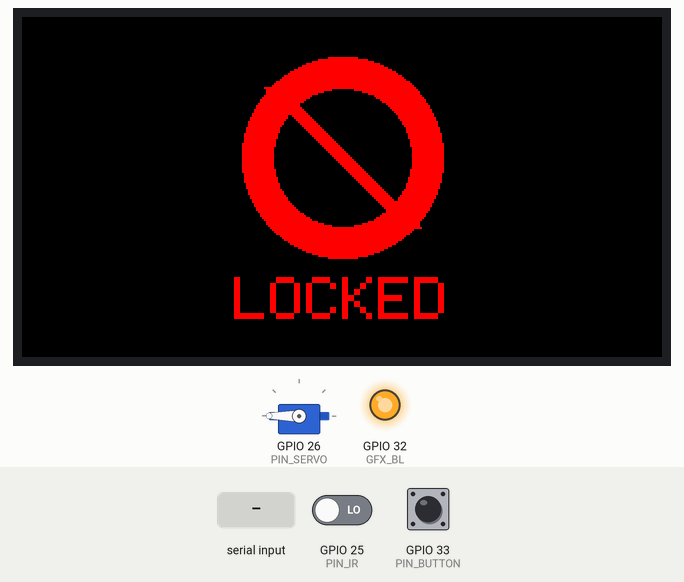
Simulated run of this sketch. Board: ESP32. Parts: servo, 320×170 colour display, output pins drawn as LEDs (lit = HIGH). Inputs (shaded band) come from the test bench; at power-on: GPIO 33 (PIN_BUTTON) HIGH, GPIO 25 (PIN_IR) LOW. What the sketch prints to the serial monitor is not drawn.

Above: at 1.7 s.
1.8 s: GPIO 33 (PIN_BUTTON) pulled LOW for 0.15 s
At 2.8 s:
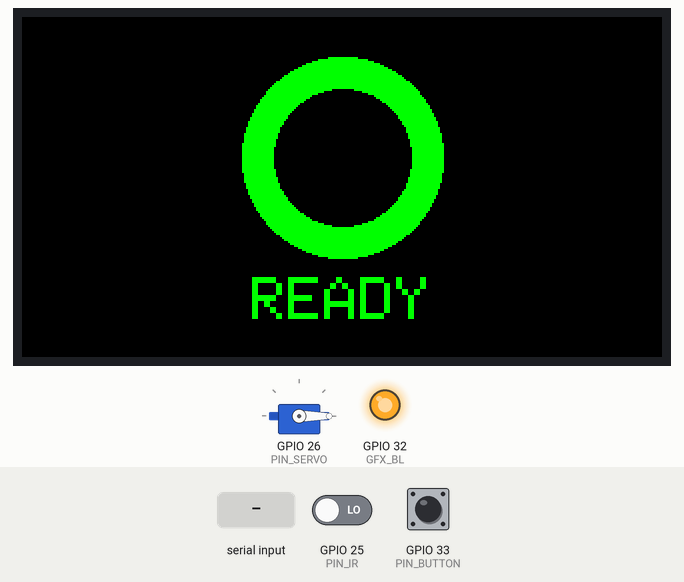
3.4 s: "LOCK\n" received over Serial
At 4.1 s:
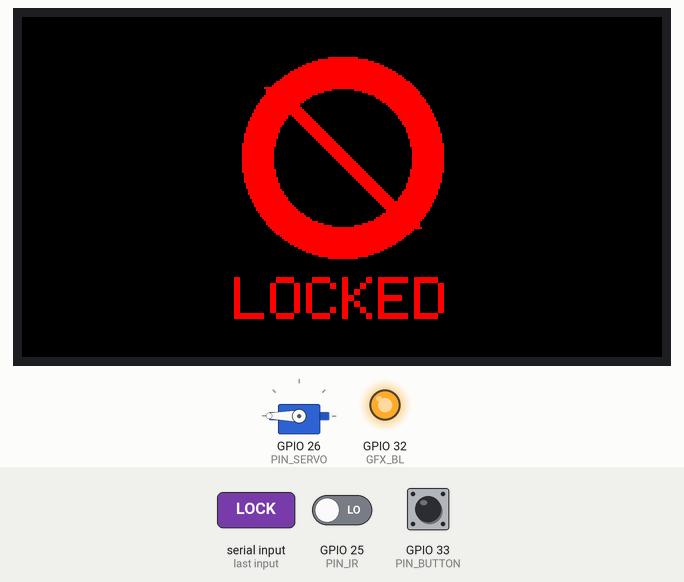
4.9 s: "UNLOCK\n" received over Serial
At 6.1 s:
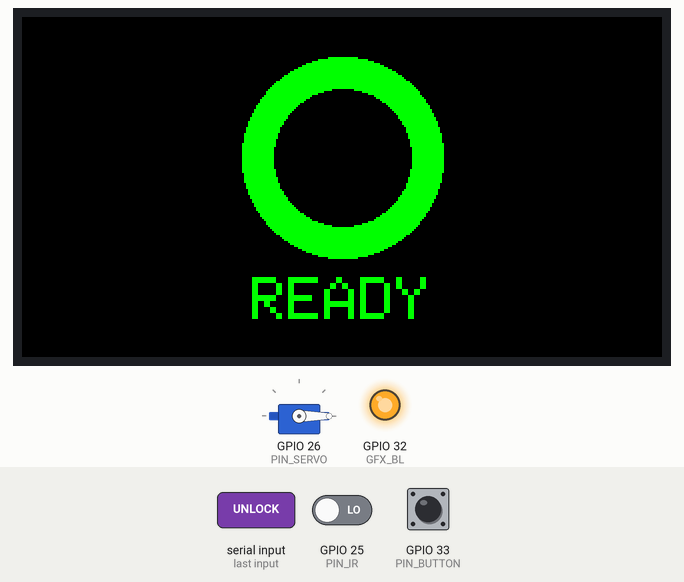
6.4 s: GPIO 25 (PIN_IR) driven HIGH
7.9 s: GPIO 25 (PIN_IR) driven LOW
At 8.6 s:
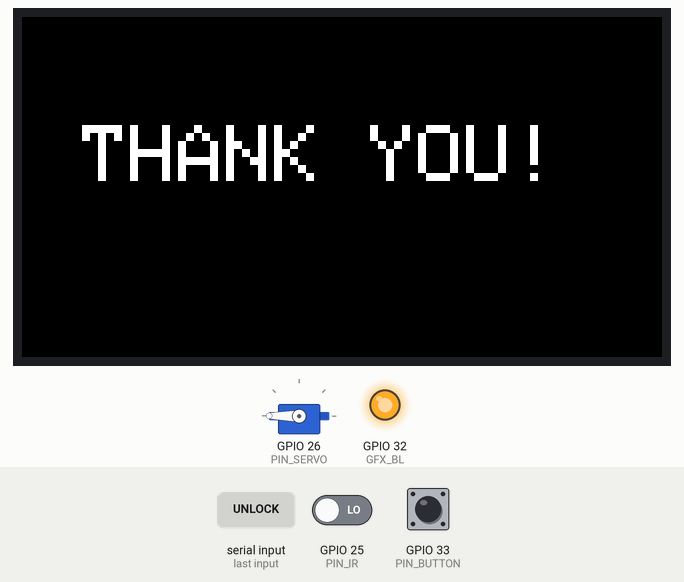
10.9 s: GPIO 33 (PIN_BUTTON) pulled LOW for 1 s
At 11.04 s:
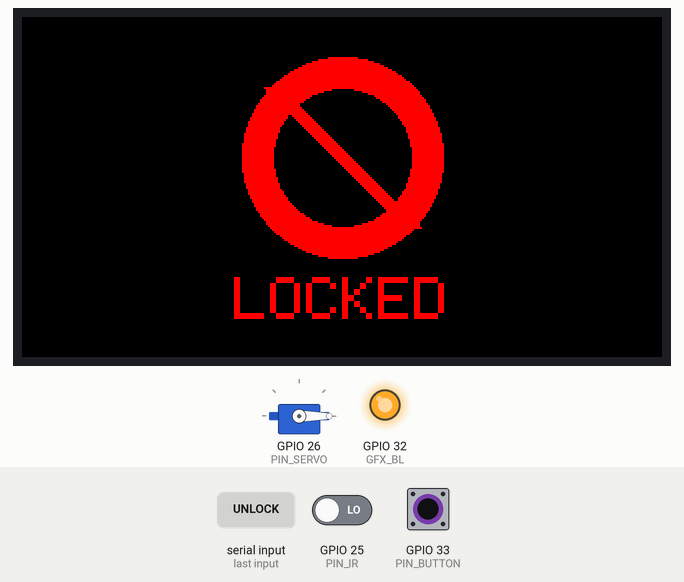
Timing chart, 0 to 13.9 s (numbered marks = the images above; inputs shaded):
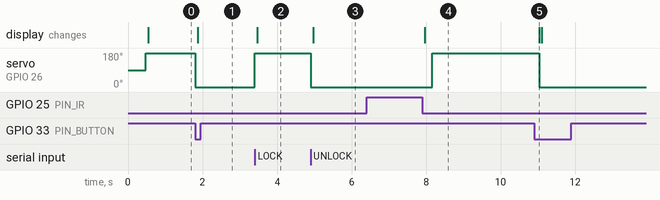

The sketch:

gacha_lock_serial.ino
```cpp
// =====================================================================
//  gacha_lock_serial.ino  --  ガチャ機ロック ESP32 USBシリアル版 ★現行版
//
//  通信方式の変遷:
//    BLE版  (gacha_lock_ble)  … 電波が弱いと切断が頻発し、排出の通知を取りこぼして
//                               次の人に進めなくなる問題が実イベントで発生
//    WiFi版 (gacha_lock_wifi) … ルーター経由。PCとガチャ機を同じLANに置く必要があり、
//                               会場のネットワーク事情に左右される
//    シリアル版(これ)        … USBケーブル1本で直結。電波の問題が原理的に無くなる
//
//  ■ 通信のしかた
//    PC ← USBケーブル → ESP32 のシリアル(115200bps)で行をやり取りする。
//
//    PCから送るコマンド(1行ずつ):
//      UNLOCK  … 解錠する
//      LOCK    … 強制的に施錠する(管理画面用)
//      STATUS  … 今の状態を返させる
//
//    ESP32が返す状態行(状態が変わるたびに自動でも送る):
//      #GACHA state=LOCKED dispensed=3
//        state     : LOCKED / UNLOCKED / DISPENSED
//        dispensed : 電源を入れてからの排出の通算数
//
//    PC側は「dispensed が増えたか」で排出を判定する。1行取りこぼしても
//    次の行の数字で気づけるので、通信が乱れても詰まらない。
//    人が読むためのログは日本語で出すが、機械が読む行は必ず #GACHA で始める。
//
//  ■ 動作の流れ (他バージョンと同じ)
//    [施錠中]  画面「ロック中」
//         │  UNLOCK を受信 (または物理ボタン / シリアルに 'u')
//         ▼
//    [解錠中]  画面「かいじょ!」/ サーボ=解錠
//         │  赤外線センサーがカプセルの落下を検知
//         ▼
//    [お礼表示] LOCK_DELAY_MS 待ってから施錠 → 3秒後に施錠中へ戻る
//
//  ボード: ideaspark ESP32 + 1.9" ST7789 (170x320)
//  必要ライブラリ:
//    - "GFX Library for Arduino" (moononournation)
//    - "ESP32Servo"              (Kevin Harrington)
//
//  配線 (他バージョンと同じ):
//    サーボ信号   -> GPIO26
//    赤外線センサー D0 -> GPIO25 (★3.3Vで駆動すること)
//    手動解除ボタン(任意, もう片足GND) -> GPIO33
//    画面バックライト -> GPIO32 (ideaspark基板固有)
// =====================================================================
#include <Arduino_GFX_Library.h>
#include <ESP32Servo.h>

// ---------------- 表示画像 (任意) ----------------
// make_images.py が生成する images.h があれば全画面イラスト、
// 無ければ従来の図形描画にフォールバックする。
#if defined(__has_include)
#  if __has_include("images.h")
#    include "images.h"
#    define HAS_IMAGES 1
#  endif
#endif

// ---------------- ピン割り当て (実機確認済み) ----------------
#define PIN_SERVO   26    // サーボ信号
#define PIN_IR      25    // 赤外線センサー D0 (★3.3Vで駆動すること)
#define PIN_BUTTON  33    // 手動解除ボタン(任意, もう片足GND)
#define GFX_BL      32    // 画面バックライト (このボード固有)

// ---------------- サーボの角度 (★実機で要調整) ----------------
const int ANGLE_LOCK = 180;   // 施錠位置
const int ANGLE_FREE = 0;     // 解錠位置

// ---------------- 排出検知から施錠までの遅延 (★実機で要調整) ----------------
//  カプセルが落ちた瞬間に施錠すると、回転盤のポケットがまだ開いた位置で止まってしまい、
//  機構が中途半端なところで引っかかる。少し待って回転盤が良い位置まで進んでから
//  爪を落とすことで、きれいに止まる。長すぎると2個目が出るおそれがあるので注意。
const uint32_t LOCK_DELAY_MS = 200;

// ---------------- 赤外線センサーの極性 ----------------
//  多くの LM393 障害物センサーは「物体を検知すると D0 が LOW」になる。
//  もし逆(検知でHIGH)なら false にする。
const bool IR_ACTIVE_LOW = true;

// ---------------- 画面の色 (RGB565) ----------------
#define C_BLACK 0x0000
#define C_WHITE 0xFFFF
#define C_RED   0xF800
#define C_GREEN 0x07E0

// ---------------- 画面の初期化 ----------------
Arduino_DataBus *bus = new Arduino_ESP32SPI(2 /*DC*/, 15 /*CS*/, 18 /*SCK*/, 23 /*MOSI*/, GFX_NOT_DEFINED /*MISO*/);
Arduino_GFX *gfx = new Arduino_ST7789(bus, 4 /*RST*/, 1 /*rotation*/, true /*IPS*/, 170, 320, 35, 0, 35, 0);
const int CX = 160;
const int CY = 70;
const int R  = 50;

Servo lockServo;

// ---------------- 状態 ----------------
enum State { ST_LOCKED, ST_UNLOCKED, ST_THANKS };
State state = ST_LOCKED;
bool  armed = false;    // 解錠後、センサーがクリアになってから検知を有効化するフラグ
uint32_t thanksSince = 0;
bool  servoLockedInThanks = false;
const uint32_t THANKS_MS = 3000;

// 排出のたびに増える通し番号。PC側はこの差分で「新しく1個出た」を判定する
uint32_t dispenseCount = 0;

// シリアルから1行受け取るためのバッファ
String rxLine;

// 今の状態を表す文字列
const char* stateName() {
  switch (state) {
    case ST_UNLOCKED: return "UNLOCKED";
    case ST_THANKS:   return "DISPENSED";   // サーボは施錠済み、お礼を表示中
    default:          return "LOCKED";
  }
}

// PCが読む状態行。状態が変わるたび・問い合わせのたびに送る
void sendStatus() {
  Serial.printf("#GACHA state=%s dispensed=%lu\n", stateName(), dispenseCount);
}

// ---------------- 画面描画 ----------------
void drawReady() {
#ifdef HAS_IMG_UNLOCKED
  gfx->draw16bitRGBBitmap(0, 0, (uint16_t *)IMG_UNLOCKED, IMG_W, IMG_H);
#else
  gfx->fillScreen(C_BLACK);
  gfx->fillCircle(CX, CY, R,    C_GREEN);
  gfx->fillCircle(CX, CY, R-16, C_BLACK);
  gfx->setTextSize(3);
  gfx->setTextColor(C_GREEN);
  gfx->setCursor(CX - 45, 130);
  gfx->print("READY");
#endif
}

void drawLocked() {
#ifdef HAS_IMG_LOCKED
  gfx->draw16bitRGBBitmap(0, 0, (uint16_t *)IMG_LOCKED, IMG_W, IMG_H);
#else
  gfx->fillScreen(C_BLACK);
  gfx->fillCircle(CX, CY, R,    C_RED);
  gfx->fillCircle(CX, CY, R-16, C_BLACK);
  for (int o = -4; o <= 4; o++)
    gfx->drawLine(CX-35+o, CY-35, CX+35+o, CY+35, C_RED);
  gfx->setTextSize(3);
  gfx->setTextColor(C_RED);
  gfx->setCursor(CX - 54, 130);
  gfx->print("LOCKED");
#endif
}

void drawThanks() {
#ifdef HAS_IMG_THANKS
  gfx->draw16bitRGBBitmap(0, 0, (uint16_t *)IMG_THANKS, IMG_W, IMG_H);
#else
  gfx->fillScreen(C_BLACK);
  gfx->setTextSize(4);
  gfx->setTextColor(C_WHITE);
  gfx->setCursor(CX - 130, CY - 16);
  gfx->print("THANK YOU!");
#endif
}

// ---------------- センサー読み取り ----------------
bool irDetected() {
  int v = digitalRead(PIN_IR);
  return IR_ACTIVE_LOW ? (v == LOW) : (v == HIGH);
}

// ---------------- 施錠/解錠 ----------------
void lockNow() {
  lockServo.write(ANGLE_LOCK);
  drawLocked();
  state = ST_LOCKED;
  armed = false;
  Serial.println("[STATE] LOCKED");
  sendStatus();
}

void unlockNow() {
  lockServo.write(ANGLE_FREE);
  drawReady();
  state = ST_UNLOCKED;
  armed = false;
  Serial.println("[STATE] UNLOCKED (待機: カプセル落下)");
  sendStatus();
}

// カプセル検知時。すぐには施錠せず、回転盤が良い位置まで進むのを LOCK_DELAY_MS だけ待つ。
// 実際の施錠は loop の ST_THANKS 処理で行う。
void thanksThenLock() {
  armed = false;
  drawThanks();
  state = ST_THANKS;
  thanksSince = millis();
  servoLockedInThanks = false;
  dispenseCount++;
  Serial.printf("[STATE] THANKS (%lums後に施錠します) 排出通算=%lu\n",
                LOCK_DELAY_MS, dispenseCount);
  sendStatus();
}

// ---------------- シリアルのコマンド処理 ----------------
void handleCommand(String cmd) {
  cmd.trim();
  if (cmd.length() == 0) return;
  cmd.toUpperCase();

  if (cmd == "UNLOCK" || cmd == "U") {
    Serial.println("[CMD] 解除指示を受信");
    if (state == ST_LOCKED) unlockNow();
    else sendStatus();            // すでに解錠中などは現状を返すだけ
  } else if (cmd == "LOCK" || cmd == "L") {
    Serial.println("[CMD] 強制施錠");
    lockNow();
  } else if (cmd == "STATUS" || cmd == "S") {
    sendStatus();
  } else {
    Serial.printf("[CMD] 不明なコマンド: %s\n", cmd.c_str());
  }
}

void pollSerial() {
  while (Serial.available()) {
    char c = (char)Serial.read();
    if (c == '\n' || c == '\r') {
      if (rxLine.length() > 0) {
        handleCommand(rxLine);
        rxLine = "";
      }
    } else if (rxLine.length() < 32) {
      rxLine += c;
    }
  }
}

// ---------------- setup ----------------
void setup() {
  Serial.begin(115200);
  delay(300);
  Serial.println();
  Serial.println("=== gacha_lock_serial start ===");
  Serial.println("コマンド: UNLOCK / LOCK / STATUS (物理ボタンでも解錠できます)");

  pinMode(GFX_BL, OUTPUT);
  digitalWrite(GFX_BL, HIGH);
  pinMode(PIN_BUTTON, INPUT_PULLUP);
  pinMode(PIN_IR, INPUT);

  lockServo.setPeriodHertz(50);
  lockServo.attach(PIN_SERVO, 500, 2400);

  gfx->begin();
  gfx->fillScreen(C_BLACK);

  lockNow();   // 起動時は施錠から(ここで状態行も1回送られる)
}

// ---------------- loop ----------------
void loop() {
  pollSerial();

  // 物理ボタン(もしもの時の手動解錠)
  if (state == ST_LOCKED && digitalRead(PIN_BUTTON) == LOW) {
    Serial.println("[CMD] ボタンで解除");
    unlockNow();
    delay(300);                   // チャタリング対策
  }

  if (state == ST_THANKS) {
    const uint32_t elapsed = millis() - thanksSince;
    // 回転盤が良い位置まで進むのを待ってから施錠する
    if (!servoLockedInThanks && elapsed >= LOCK_DELAY_MS) {
      lockServo.write(ANGLE_LOCK);
      servoLockedInThanks = true;
      Serial.println("[SERVO] 施錠しました");
    }
    if (elapsed > THANKS_MS) {
      lockNow();
    }

  } else if (state == ST_UNLOCKED) {
    // まずセンサーが「クリア(何もない)」になるまで待ってから検知を有効化する
    if (!armed) {
      if (!irDetected()) {
        armed = true;
        Serial.println("[IR] 監視開始 (カプセル落下を待機)");
      }
    } else {
      if (irDetected()) {
        Serial.println("[IR] カプセル検知!");
        thanksThenLock();
      }
    }
  }

  delay(5);
}
```

Measured:
- after the input at 1.8 s, servo on GPIO 26 (PIN_SERVO): 180° → 0° at once; the display: changes after 0.07 s (image 1)
- after the input at 3.4 s, servo on GPIO 26 (PIN_SERVO): 0° → 180° at once; the display: changes after 0.07 s (image 2)
- after the input at 4.9 s, servo on GPIO 26 (PIN_SERVO): 180° → 0° at once; the display: changes after 0.07 s (image 3)
- after the input at 6.4 s, every drawn part: stays the same
- after the input at 7.9 s, servo on GPIO 26 (PIN_SERVO): 0° → 180° after 0.27 s; the display: changes after 0.06 s (image 4)
- after the input at 10.9 s, servo on GPIO 26 (PIN_SERVO): 180° → 0° after 0.14 s
